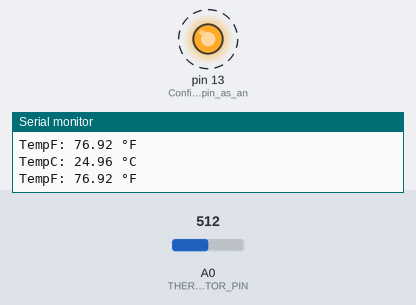
This sketch was run on a simulated Arduino Uno, built with avr-gcc and run on an emulated ATmega328P. Shown: output pins drawn as LEDs (lit = HIGH), the last lines printed to the serial monitor. Dashed ring = blinking. The inputs (shaded band) are chosen by the test bench; at power-on: A0 (THERMISTOR_PIN) = 512.

Above: at 0.9 s.
1.3 s: A0 (THERMISTOR_PIN) set to 413
4.3 s: A0 (THERMISTOR_PIN) set to 387
At 5.4 s:
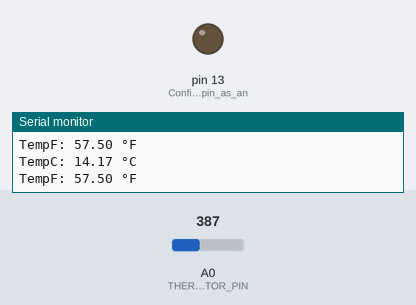
5.9 s: A0 (THERMISTOR_PIN) set to 511
At 6.55 s:
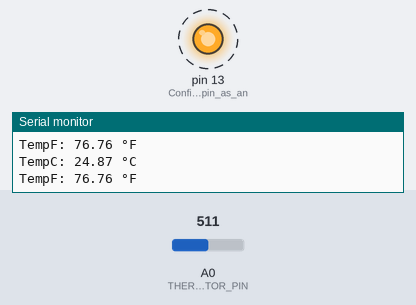
8.9 s: A0 (THERMISTOR_PIN) set to 306
At 10.0 s:
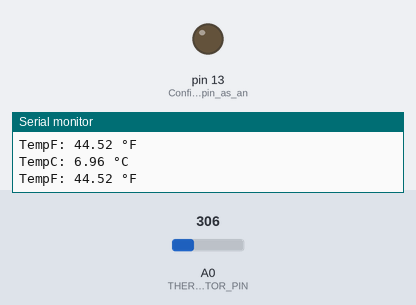
Timing chart, 0 to 11.5 s (numbered marks = the images above; inputs shaded):
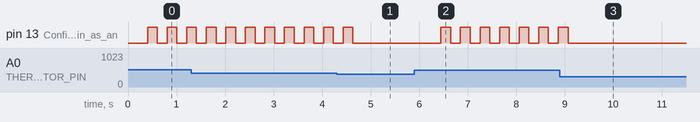

Measured:
- the behaviour switches between 404 and 403 on A0 (THERMISTOR_PIN) (found by bisection; images 0 and 1)
- after the input at 4.3 s, pin 13 (Configures_led_pin_as_an): goes on until 4.6 s, then stays LOW
- after the input at 5.9 s, pin 13 (Configures_led_pin_as_an): alternates HIGH for 0.20 s and LOW for 0.20 s, starting after 0.55 s
- after the input at 8.9 s, pin 13 (Configures_led_pin_as_an): goes on until 9.1 s, then stays LOW
- by itself, pin 13 (Configures_led_pin_as_an): alternates HIGH for 0.20 s and LOW for 0.20 s

The sketch:

c_code.ino
```cpp
String serialMessageDEV = "";

#define THERMISTOR_PIN  A0 // Define analog pin for the thermistor
#define BETA            3950 // The beta value of the thermistor
#define RESISTANCE      10000 // The value of the pull-down resistor (in ohms)


// Initialise the program settings and configurations
void setup() {
   Serial.begin(115200);
   Serial.setTimeout(100);
   pinMode(A0, INPUT); // Configures the thermistor pin as an input
   pinMode(13, OUTPUT);  // Configures led pin as an output

}

// The void loop function runs over and over again forever.
void loop() {
  if ((readThermistor("C") > 50)) {
    digitalWrite(13, HIGH); // Set defined pin to HIGH (turn it on).
  } else {
    digitalWrite(13, LOW); // Set defined pin to LOW (turn it off).
  }
  if ((readThermistor("F") > 60)) {
    digitalWrite(13, HIGH); // Set defined pin to HIGH (turn it on).
  } else {
    digitalWrite(13, LOW); // Set defined pin to LOW (turn it off).
  }
}

float readThermistor(String returnUnit) {
  // Read the thermistor value from the analog pin
  long a = analogRead(THERMISTOR_PIN);

  // Calculate the temperature using the thermistor's equation
  float tempC = BETA / (log((1025.0 * RESISTANCE / a - RESISTANCE) / RESISTANCE) + BETA / 298.0) - 273.0;

  // Convert Celsius to Fahrenheit (optional)
  float tempF = (tempC * 1.8) + 32.0;

  // Print the Celsius temperature
  Serial.print("TempC: ");
  Serial.print(tempC); // Print Celsius temperature
  Serial.println(" °C"); // Print the unit

  // Print the Fahrenheit temperature (optional)
  Serial.print("TempF: ");
  Serial.print(tempF); // Print Fahrenheit temperature
  Serial.println(" °F"); // Print the unit

  delay(200); // Wait for 200 milliseconds before the next reading

  return returnUnit == "C" ? tempC : tempF; // Return the temperature based on the unit.
}
```
